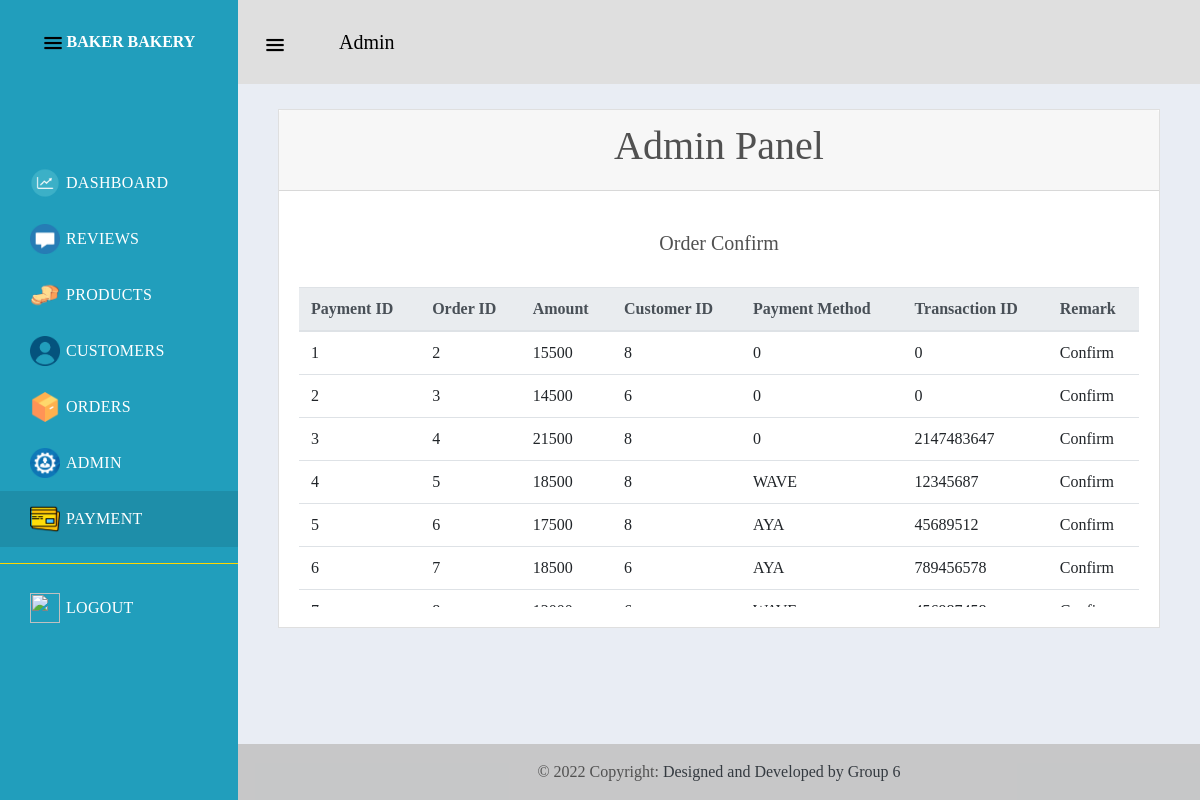
The app's page /comorder.php with its own data.
### tables this page shows
CREATE TABLE `payment` (
  `payid` int(11) NOT NULL,
  `oid` int(11) NOT NULL,
  `amount` int(11) NOT NULL,
  `uid` int(11) NOT NULL,
  `payment` text NOT NULL,
  `tranid` int(11) NOT NULL,
  `remark` text NOT NULL
);

### comorder.php (the view, shortened to what this page needs)
<!DOCTYPE>
<html>
<head>
    <link rel="stylesheet" href="https://maxcdn.bootstrapcdn.com/bootstrap/4.4.1/css/bootstrap.min.css">
  <link rel="stylesheet" type="text/css" href="css files/admindashboard.css">
</head>
<body>
  <div class='dashboard'>
    <div class="dashboard-nav">
        <header><a href="#!" class="menu-toggle">
            <i>
            <img src="images/menu.png" style="width:20px; height: 20px;"></i>
                <span>BAKER BAKERY</span></a>
        </header>
        <nav class="dashboard-nav-list">
            <a href="admindashboard.php" class="dashboard-nav-item">
                <i><img src="images/dashboard.png" style="width:30px; height:30px"></i>
                DASHBOARD </a>
            <a href="admin_review.php" class="dashboard-nav-item">
                <i><img src="images/review.png" style="width:30px; height:30px"></i>
                 REVIEWS </a>
            <a href="products.php" class="dashboard-nav-item">
                <i class="fas fa-cogs">
                    <img src="images/product.png" style="width:30px; height:30px">
                </i> PRODUCTS </a>
            <a href="customers.php" class="dashboard-nav-item"><i class="fas fa-user">
                <img src="images/customer.png" style="width:30px; height:30px">
            </i> CUSTOMERS </a>
            <a href="order.php" class="dashboard-nav-item"><i class="fas fa-user">
                <img src="images/order.png" style="width:30px; height:30px">
            </i> ORDERS </a>
            <a href="admin.php" class="dashboard-nav-item"><i class="fas fa-user">
                <img src="images/admin.png" style="width:30px; height:30px">
            </i> ADMIN </a>
            <a href="admin_payment.php" class="dashboard-nav-item active"><i class="fas fa-user">
                <img src="images/payment.png" style="width:30px; height:30px">
            </i> PAYMENT </a>
            <div class="nav-item-divider"></div>
            <a href="index.php" class="dashboard-nav-item">
            <i>
                <img src="images/logout.png" style="width:30px; height:30px">
            </i> LOGOUT </a>
        </nav>
    </div>
    <div class='dashboard-app'>
        <header class='dashboard-toolbar'>
            <a href="#" class="menu-toggle">
            <img src="images/menu.png" style="width:20px; height: 20px;"> <span style="font-size: 20px; color: black; padding-left: 50px;">Admin</span>
            </a>
        </header>
        <div class='dashboard-content'>
            <div class='container'>
                <div class='card'>
                    <div class='card-header'>
                        <h1>Admin Panel</h1>
                    </div>
                    <div class='card-body'>
                        <div class="card-body text-center">
                    <h5 class="card-title m-b-0">Order Confirm</h5>
                </div>
                <div class="table-responsive">
                    <table class="table">
                        <thead class="thead-light">
                            <tr>
                                <th scope="col">Payment ID</th>
                                <th scope="col">Order ID</th>
                                <th scope="col">Amount</th>
                                <th scope="col">Customer ID</th>
                                <th scope="col">Payment Method</th>
                                <th scope="col">Transaction ID</th>
                                <th scope="col">Remark</th>
                            </tr>
                        </thead>
                        <tbody class="customtable">
                        <?php
                            include "connection.php";
                            $viewquery = "SELECT * from payment where remark='Confirm'";
                            foreach ($dbconnection->query($viewquery) as $row){
                                $id = $row['payid'];
                                $oi = $row['oid'];
                                $am = $row['amount'];
                                $ci = $row['uid'];
                                $py = $row['payment'];
                                $tr = $row['tranid'];
                                $re = $row['remark'];
                                echo"<tr>";
                                echo"<td> $id </td>";
                                echo"<td> $oi </td>";
                                echo"<td> $am </td>";
                                echo"<td> $ci </td>";
                                echo"<td> $py </td>";
                                echo"<td> $tr </td>";
                                echo"<td> $re </td>";
                                echo" </tr>";
                            }
                        ?>
                        </tbody>
                    </table>
                </div>
                    </div>
                </div>
            </div>
        </div>
        <footer class="bg-light text-center text-lg-start">
            <div class="text-center p-3" style="background-color: rgba(0, 0, 0, 0.2);">
              © 2022 Copyright:
              <a class="text-dark" href="https://mdbootstrap.com/">Designed and Developed by Group 6</a>
            </div>
        </footer>
    </div>
</div>
</body>
</html>

### css files/admindashboard.css (style rules this page uses)
body { margin: 0; font-family: "Times New Roman", Times, serif; font-size: 1rem; font-weight: 400; line-height: 1.5; color: #515151; text-align: left; background-color: #e9edf4; }
.card { position: relative; display: -webkit-box; display: -webkit-flex; display: -ms-flexbox; display: flex; -webkit-box-orient: vertical; -webkit-box-direction: normal; -webkit-flex-direction: column; -ms-flex-direction: column; flex-direction: column; min-width: 0; word-wrap: break-word; background-color: #fff; background-clip: border-box; border: 1px solid rgba(0, 0, 0, 0.125); border-radius: 0; }
.card-body { -webkit-box-flex: 1; -webkit-flex: 1 1 auto; -ms-flex: 1 1 auto; flex: 1 1 auto; padding: 1.25rem; }
.card-header { padding: 0.75rem 1.25rem; margin-bottom: 0; background-color: rgba(0, 0, 0, 0.03); border-bottom: 1px solid rgba(0, 0, 0, 0.125); text-align: center; }
.dashboard { display: -webkit-box; display: -webkit-flex; display: -ms-flexbox; display: flex; min-height: 100vh; }
.dashboard-app { display: -webkit-box; display: -webkit-flex; display: -ms-flexbox; display: flex; -webkit-box-orient: vertical; -webkit-box-direction: normal; -webkit-flex-direction: column; -ms-flex-direction: column; flex-direction: column; -webkit-box-flex: 2; -webkit-flex-grow: 2; -ms-flex-positive: 2; flex-grow: 2; margin-top: 84px; }
.dashboard-content { -webkit-box-flex: 2; -webkit-flex-grow: 2; -ms-flex-positive: 2; flex-grow: 2; padding: 25px; }
.dashboard-nav { min-width: 238px; position: fixed; left: 0; top: 0; bottom: 0; overflow: auto; background-color: #219ebc !important; }
.dashboard-nav header { min-height: 84px; padding: 8px 27px; display: -webkit-box; display: -webkit-flex; display: -ms-flexbox; display: flex; -webkit-box-pack: center; -webkit-justify-content: center; -ms-flex-pack: center; justify-content: center; -webkit-box-align: center; -webkit-align-items: center; -ms-flex-align: center; align-items: center; }
.dashboard-nav span { color: white; font-weight: bold; }
.dashboard-nav a { color: #515151; }
.dashboard-nav { background-color: #443ea2; }
.dashboard-nav a { color: #fff; }
.dashboard-nav-list { padding-top: 30%; display: -webkit-box; display: -webkit-flex; display: -ms-flexbox; display: flex; -webkit-box-orient: vertical; -webkit-box-direction: normal; -webkit-flex-direction: column; -ms-flex-direction: column; flex-direction: column; }
.dashboard-nav-item { min-height: 56px; padding: 8px 20px 8px 70px; display: -webkit-box; display: -webkit-flex; display: -ms-flexbox; display: flex; -webkit-box-align: center; -webkit-align-items: center; -ms-flex-align: center; align-items: center; letter-spacing: 0.02em; transition: ease-out 0.5s; }
.dashboard-nav-item i { width: 36px; font-size: 19px; margin-left: -40px; }
.active { background: rgba(0, 0, 0, 0.1); }
.dashboard-toolbar { min-height: 84px; background-color: #dfdfdf; display: -webkit-box; display: -webkit-flex; display: -ms-flexbox; display: flex; -webkit-box-align: center; -webkit-align-items: center; -ms-flex-align: center; align-items: center; padding: 8px 27px; position: fixed; top: 0; right: 0; left: 0; z-index: 1000; }
.nav-item-divider { height: 1px; margin: 1rem 0; overflow: hidden; background-color: gold; }
.dashboard-toolbar a { text-decoration: none; }
@media (min-width: 992px) { .dashboard-app { margin-left: 238px; } }
@media (min-width: 992px) { .dashboard-toolbar { left: 238px; } }
.table-responsive { height: 320px !important; }
.thead-light { background-color: rgba(0, 0, 0, 0.03); }

### records on screen
payment: payid "1", oid "2", amount "15500", uid "8", payment "0", tranid "0", remark "Confirm"
payment: payid "2", oid "3", amount "14500", uid "6", payment "0", tranid "0", remark "Confirm"
payment: payid "3", oid "4", amount "21500", uid "8", payment "0", tranid "2147483647", remark "Confirm"
payment: payid "4", oid "5", amount "18500", uid "8", payment "WAVE", tranid "12345687", remark "Confirm"
payment: payid "5", oid "6", amount "17500", uid "8", payment "AYA", tranid "45689512", remark "Confirm"
payment: payid "6", oid "7", amount "18500", uid "6", payment "AYA", tranid "789456578", remark "Confirm"
